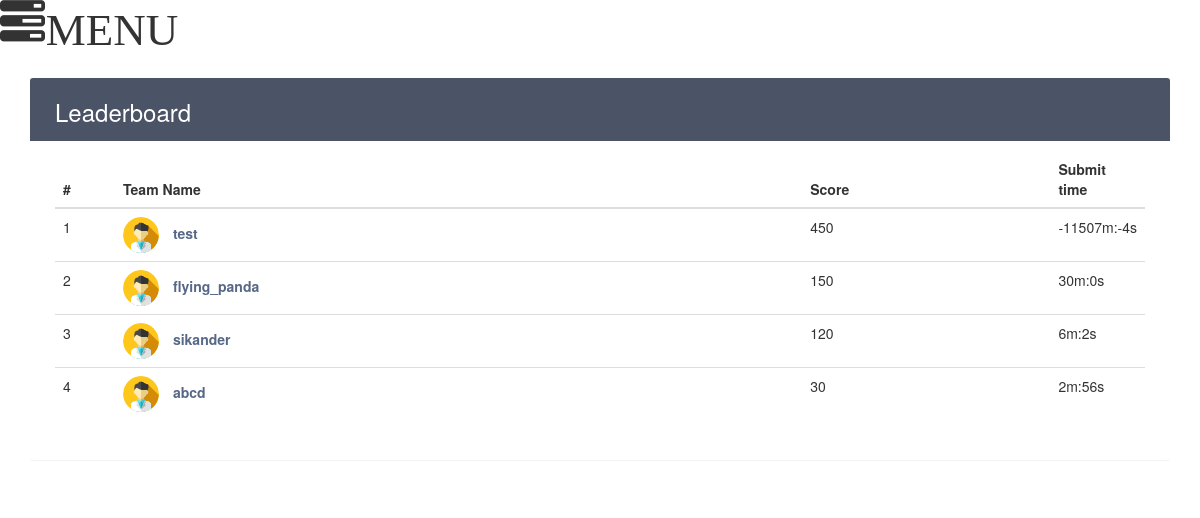
The page /leaderboard.php on the database its author committed.
### tables this page shows
CREATE TABLE `leaderboard` (
  `teamname` varchar(40) NOT NULL,
  `score` int(20) NOT NULL DEFAULT '0',
  `time_min` bigint(20) DEFAULT '0',
  `time_sec` int(11) DEFAULT '0'
);

### leaderboard.php (the view, shortened to what this page needs)
<?php
if(true)
 {$counter=0;
   include('db.php');
   $sql="select * from leaderboard order by score desc,time_min asc,time_sec asc";
   $result=mysqli_query($conn,$sql);
   if(isset($_SESSION['teamname'])){
    $teamname=$_SESSION['teamname'];}
  else {
      $teamname="";
  }
 ?>
<!DOCTYPE html>
<html lang="en">
<head>
<meta http-equiv="X-UA-Compatible" content="IE=edge"> <link href="https://maxcdn.bootstrapcdn.com/bootstrap/3.3.7/css/bootstrap.min.css" rel="stylesheet">
<link rel="stylesheet" href="css/font-awesome.min.css">
 <link href="css/leaderboard.css" rel="stylesheet">
<link rel="stylesheet" href="css/bootstrap.min.css">
<link href="css/index.css" rel="stylesheet">
</head>
<body>
 <span onclick="openNav()" class="glyphicon glyphicon-tasks">MENU</span>
    <div class="container">
        <div class="table-wrapper">
            <div class="table-title">
                <div class="row">
                    <div class="col-sm-4">
						<h2>Leaderboard</h2>
					</div>
                </div>
            </div>
            <table class="table  table-hover current">
                <thead>
                    <tr>
                        <th>#</th>
                        <th>Team Name</th>
						                  <th>Score</th>
                              <th>Submit time</th>
                    </tr>
                </thead>
                <tbody>
            <?php while( $row=mysqli_fetch_assoc($result))
            {$tn=$row['teamname'];
               ?>
                    <tr class="<?php if($row['teamname']==$teamname){echo 'current';}?>">
                        <td><?php echo ++$counter;?></td>
                        <td><a href='user.php?teamname=<?php echo $tn; ?>'><img src="images/user(1).svg" class="avatar" alt="Avatar" widht=36px height=36px> <?php echo $row['teamname'] ?></a></td>
                        <td><?php echo $row['score'] ?></td>
                        <td><?php echo $row['time_min']; ?>m:<?php echo $row['time_sec']; ?>s</td>
                    </tr>
          <?php } ?>
                </tbody>
            </table>
        </div>
    </div>
</body>
</html>
<?php }
else {
    header('location:login.php');
}
 ?>

### css/leaderboard.css (style rules this page uses)
body { color: #566787; background: #f5f5f5; font-family: 'Varela Round', sans-serif; font-size: 13px; }
.table-wrapper { background: #fff; padding: 20px 25px; margin: 30px auto; border-radius: 3px; box-shadow: 0 1px 1px rgba(0,0,0,.05); }
.table-title { color: #fff; background: #4b5366; padding: 16px 25px; margin: -20px -25px 10px; border-radius: 3px 3px 0 0; }
.table-title h2 { margin: 5px 0 0; font-size: 24px; }
table.table tr th, table.table tr td { border-color: #e9e9e9; padding: 12px 15px; vertical-align: middle; }
table.table tr th:first-child { width: 60px; }
table.table tr th:last-child { width: 80px; }
table.table td a { font-weight: bold; color: #566787; display: inline-block; text-decoration: none; }
table.table .avatar { border-radius: 50%; vertical-align: middle; margin-right: 10px; }

### leaderboard.php (style rules this page uses)
.glyphicon { font-size: 45px; }

### rows shown on the page
leaderboard: teamname "test", score "450", time_min "-11507", time_sec "-4"
leaderboard: teamname "flying_panda", score "150", time_min "30", time_sec "0"
leaderboard: teamname "sikander", score "120", time_min "6", time_sec "2"
leaderboard: teamname "abcd", score "30", time_min "2", time_sec "56"
